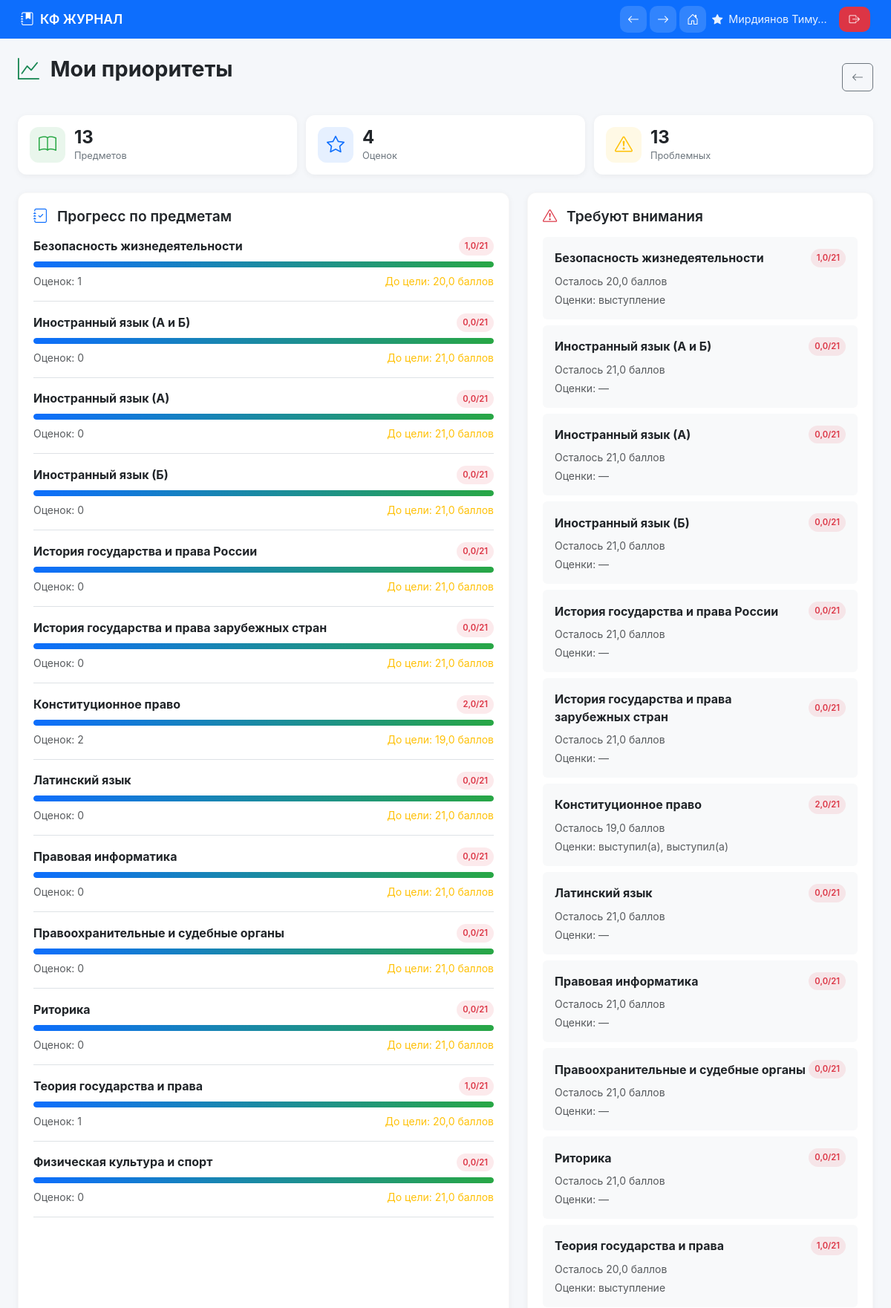
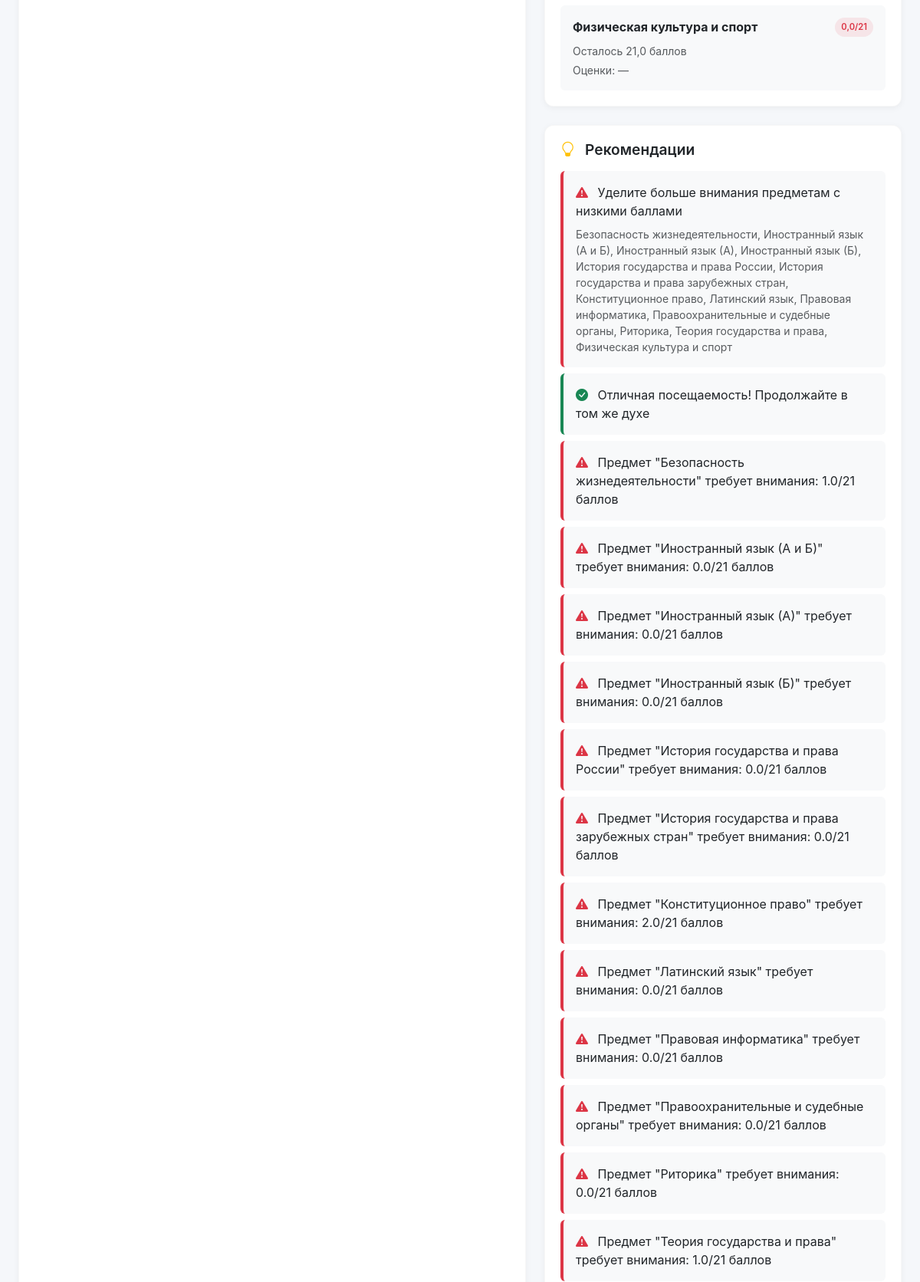
Page /students/priority/ (signed in, upper part) on the committed database (2 pictures, top to bottom).
### students/models.py (models this page shows, shortened)
class Subject(models.Model):
    name = models.CharField(max_length=200, verbose_name="Название предмета")
    group = models.ForeignKey('admin_panel.Group', on_delete=models.CASCADE,
                             related_name='subjects', null=True, blank=True)
    teacher = models.CharField(max_length=200, verbose_name="Преподаватель", blank=True)
    is_active = models.BooleanField(default=True, verbose_name="Активный")
    created_at = models.DateTimeField(auto_now_add=True)
    class Meta:
        verbose_name = "Предмет"
        verbose_name_plural = "Предметы"
        ordering = ['name']
        unique_together = ['name', 'group']  # Предмет уникален в рамках группы

class StudentPerformance(models.Model):
    student = models.ForeignKey('admin_panel.Student', on_delete=models.CASCADE,
                               related_name='performance')
    subject = models.ForeignKey('Subject', on_delete=models.CASCADE,
                               related_name='student_performance')
    total_points = models.FloatField(default=0, verbose_name="Всего баллов")
    target_points = models.IntegerField(default=21, verbose_name="Цель")
    last_updated = models.DateTimeField(auto_now=True)
    class Meta:
        verbose_name = "Успеваемость"
        verbose_name_plural = "Успеваемость"
        unique_together = ['student', 'subject']
    @property
    def progress_percentage(self):
        if self.target_points:
            return min(100, (self.total_points / self.target_points) * 100)
        return 0
    @property
    def remaining_points(self):
        return max(0, self.target_points - self.total_points)
    @property
    def status(self):
        if self.total_points >= self.target_points:
            return 'success'
        elif self.progress_percentage >= 70:
            return 'warning'
        else:
            return 'danger'

class StudentGrade(models.Model):
    GRADE_TYPES = [
        ('performance', 'Выступление'),
        ('supplement', 'Дополнение'),
        ('question', 'Вопрос'),
        ('plus', '+'),
        ('minus', '-'),
        ('numeric_2', '2'),
        ('numeric_3', '3'),
        ('numeric_4', '4'),
        ('numeric_5', '5'),
        ('custom', 'Другое'),
    ]
    student = models.ForeignKey('admin_panel.Student', on_delete=models.CASCADE,
                               related_name='grades')
    group = models.ForeignKey('admin_panel.Group', on_delete=models.CASCADE,
                             related_name='grades', verbose_name="Группа")
    subject = models.ForeignKey('Subject', on_delete=models.CASCADE,
                               related_name='grades')
    schedule = models.ForeignKey('Schedule', on_delete=models.SET_NULL,
                                null=True, blank=True, related_name='grades')
    grade_type = models.CharField(max_length=20, choices=GRADE_TYPES, verbose_name="Тип оценки")
    raw_value = models.CharField(max_length=20, verbose_name="Исходное значение")
    points = models.FloatField(default=1, verbose_name="Баллы")
    date = models.DateField(verbose_name="Дата")
    is_today = models.BooleanField(default=False, verbose_name="Сегодняшняя дата")
    marked_by = models.ForeignKey('admin_panel.Student', on_delete=models.SET_NULL,
                                 null=True, related_name='marked_grades')
    comment = models.TextField(blank=True, verbose_name="Комментарий")
    created_at = models.DateTimeField(auto_now_add=True)
    updated_at = models.DateTimeField(auto_now=True)
    class Meta:
        verbose_name = "Оценка"
        verbose_name_plural = "Оценки"
        ordering = ['-date', '-created_at']

### students/views.py (the view)
# urls.py: path('priority/', views.student_priority, name='student_priority'),
def student_priority(request):
    student_id = request.session.get('student_id')
    if not student_id:
        return redirect('student_login')
    try:
        student = Student.objects.get(id=student_id)
        subjects = Subject.objects.filter(group=student.group)
        subject_analysis = []
        low_grades = []
        for subject in subjects:
            performance, created = StudentPerformance.objects.get_or_create(
                student=student,
                subject=subject,
                defaults={'total_points': 0}
            )
            grades = StudentGrade.objects.filter(student=student, subject=subject).order_by('-date')
            is_problem = performance.total_points < 15
            grades_list = [g.raw_value for g in grades]
            if is_problem:
                low_grades.append({
                    'subject': subject.name,
                    'total': performance.total_points,
                    'remaining': performance.remaining_points,
                    'grades': ', '.join(grades_list) if grades_list else '—'
                })
            subject_analysis.append({
                'name': subject.name,
                'total': performance.total_points,
                'target': performance.target_points,
                'progress': performance.progress_percentage,
                'remaining': performance.remaining_points,
                'status': performance.status,
                'grades_count': grades.count(),
            })
        attendances = Attendance.objects.filter(student=student)
        total_hours = attendances.aggregate(total=Sum('hours'))['total'] or 0
        recommendations = []
        if low_grades:
            recommendations.append({
                'text': 'Уделите больше внимания предметам с низкими баллами',
                'type': 'danger',
                'subjects': [item['subject'] for item in low_grades]
            })
        if total_hours >= 15:
            recommendations.append({
                'text': f'Критический остаток пропусков! Осталось всего {20 - total_hours} часов',
                'type': 'danger'
            })
        elif total_hours >= 10:
            recommendations.append({
                'text': f'Осталось {20 - total_hours} часов пропусков. Старайтесь не пропускать',
                'type': 'warning'
            })
        else:
            recommendations.append({
                'text': 'Отличная посещаемость! Продолжайте в том же духе',
                'type': 'success'
            })
        for subject in subject_analysis:
            if subject['status'] == 'danger':
                recommendations.append({
                    'text': f'Предмет "{subject["name"]}" требует внимания: {subject["total"]}/{subject["target"]} баллов',
                    'type': 'danger'
                })
            elif subject['status'] == 'warning' and subject['remaining'] <= 6:
                recommendations.append({
                    'text': f'До цели по предмету "{subject["name"]}" осталось {subject["remaining"]} баллов',
                    'type': 'warning'
                })
        context = {
            'student': student,
            'subject_analysis': subject_analysis,
            'low_grades': low_grades,
            'total_hours': total_hours,
            'grades_count': StudentGrade.objects.filter(student=student).count(),
            'recommendations': recommendations,
            'subjects_count': len(subjects),
        }
        return render(request, 'students/priority.html', context)
    except Student.DoesNotExist:
        return redirect('student_login')

### templates/students/priority.html (shortened to what this page needs)
{% extends 'base.html' %}
{% load static %}
{% block content %}
<div>
    <div class="d-flex justify-content-between align-items-center mb-4">
        <h1 class="page-title">
            <i class="bi bi-graph-up text-success me-2"></i>
            Мои приоритеты
        </h1>
        <a href="{% url 'student_dashboard' %}" class="btn btn-outline-secondary">
            <i class="bi bi-arrow-left"></i>
        </a>
    </div>
    <div class="stats-grid mb-4">
        <div class="stat-card">
            <div class="stat-icon success"><i class="bi bi-book"></i></div>
            <div class="stat-content">
                <div class="stat-value">{{ subjects_count }}</div>
                <div class="stat-label">Предметов</div>
            </div>
        </div>
        <div class="stat-card">
            <div class="stat-icon primary"><i class="bi bi-star"></i></div>
            <div class="stat-content">
                <div class="stat-value">{{ grades_count }}</div>
                <div class="stat-label">Оценок</div>
            </div>
        </div>
        <div class="stat-card">
            <div class="stat-icon warning"><i class="bi bi-exclamation-triangle"></i></div>
            <div class="stat-content">
                <div class="stat-value">{{ low_grades|length }}</div>
                <div class="stat-label">Проблемных</div>
            </div>
        </div>
    </div>
    <div class="row g-4">
        <div class="col-lg-7">
            <div class="card-custom h-100">
                <h3 class="section-title">
                    <i class="bi bi-journal-check text-primary me-2"></i>
                    Прогресс по предметам
                </h3>
                {% if subject_analysis %}
                    <div class="vstack gap-3">
                        {% for subject in subject_analysis %}
                        <div class="border-bottom pb-3">
                            <div class="d-flex justify-content-between align-items-center mb-2">
                                <h6 class="fw-bold mb-0">{{ subject.name }}</h6>
                                <span class="badge-custom
                                    {% if subject.status == 'success' %}badge-success
                                    {% elif subject.status == 'warning' %}badge-warning
                                    {% else %}badge-danger{% endif %}">
                                    {{ subject.total }}/{{ subject.target }}
                                </span>
                            </div>
                            <div class="progress-custom mb-2">
                                <div class="progress-fill
                                    {% if subject.status == 'success' %}bg-success
                                    {% elif subject.status == 'warning' %}bg-warning
                                    {% else %}bg-danger{% endif %}"
                                    style="width: {{ subject.progress }}%;"></div>
                            </div>
                            <div class="d-flex justify-content-between small">
                                <span class="text-muted">Оценок: {{ subject.grades_count }}</span>
                                <span class="{% if subject.remaining > 0 %}text-warning{% else %}text-success{% endif %}">
                                    До цели: {{ subject.remaining }} баллов
                                </span>
                            </div>
                        </div>
                        {% endfor %}
                    </div>
                {% else %}
                    <div class="text-center py-5">
                        <i class="bi bi-emoji-smile display-1 text-success"></i>
                        <h5 class="mt-3">Нет данных об успеваемости</h5>
                        <p class="text-muted">Оценки появятся после занятий</p>
                    </div>
                {% endif %}
            </div>
        </div>
        <div class="col-lg-5">
            <div class="card-custom mb-4">
                <h3 class="section-title">
                    <i class="bi bi-exclamation-triangle text-danger me-2"></i>
                    Требуют внимания
                </h3>
                {% if low_grades %}
                    <div class="vstack gap-2">
                        {% for item in low_grades %}
                        <div class="p-3 bg-light rounded">
                            <div class="d-flex justify-content-between align-items-center mb-2">
                                <span class="fw-bold">{{ item.subject }}</span>
                                <span class="badge-custom badge-danger">{{ item.total }}/21</span>
                            </div>
                            <div class="small">
                                <div class="text-muted mb-1">Осталось {{ item.remaining }} баллов</div>
                                <div class="text-muted">Оценки: {{ item.grades }}</div>
                            </div>
                        </div>
                        {% endfor %}
                    </div>
                {% else %}
                    <div class="text-center py-4">
                        <i class="bi bi-check-circle-fill text-success display-4"></i>
                        <p class="mt-2">Все предметы в порядке!</p>
                    </div>
                {% endif %}
            </div>
            <div class="card-custom">
                <h3 class="section-title">
                    <i class="bi bi-lightbulb text-warning me-2"></i>
                    Рекомендации
                </h3>
                <div class="vstack gap-2">
                    {% for rec in recommendations %}
                    <div class="p-3 bg-light rounded border-start border-4
                        {% if rec.type == 'danger' %}border-danger
                        {% elif rec.type == 'warning' %}border-warning
                        {% else %}border-success{% endif %}">
                        <i class="bi
                            {% if rec.type == 'danger' %}bi-exclamation-triangle-fill text-danger
                            {% elif rec.type == 'warning' %}bi-exclamation-circle-fill text-warning
                            {% else %}bi-check-circle-fill text-success{% endif %}
                            me-2"></i>
                        {{ rec.text }}
                        {% if rec.subjects %}
                        <div class="mt-2 small text-muted">
                            {{ rec.subjects|join:", " }}
                        </div>
                        {% endif %}
                    </div>
                    {% endfor %}
                </div>
            </div>
        </div>
    </div>
</div>
{% endblock %}

### templates/base.html (style rules this page uses)
:root { --primary: #0d6efd; --success: #28a745; --danger: #dc3545; --warning: #ffc107; --dark: #212529; --light: #f8f9fa; --gray: #6c757d; --border-radius: 12px; --card-shadow: 0 2px 8px rgba(0,0,0,0.05); --transition: all 0.2s ease; }
* { margin: 0; padding: 0; box-sizing: border-box; }
html, body { width: 100%; overflow-x: hidden; background: #f5f7fa; font-family: -apple-system, BlinkMacSystemFont, 'Segoe UI', Roboto, Oxygen, Ubuntu, sans-serif; }
.card-custom { background: white; border-radius: var(--border-radius); padding: 20px; box-shadow: var(--card-shadow); border: 1px solid rgba(0,0,0,0.03); transition: var(--transition); }
.page-title { font-size: 1.5rem; font-weight: 700; margin-bottom: 20px; }
@media (min-width: 768px) { .page-title { font-size: 1.8rem; } }
.section-title { font-size: 1.2rem; font-weight: 600; margin-bottom: 16px; }
.stats-grid { display: grid; grid-template-columns: 1fr; gap: 12px; margin-bottom: 24px; }
@media (min-width: 480px) { .stats-grid { grid-template-columns: repeat(2, 1fr); } }
@media (min-width: 768px) { .stats-grid { grid-template-columns: repeat(3, 1fr); } }
.stat-card { background: white; border-radius: var(--border-radius); padding: 16px; display: flex; align-items: center; gap: 12px; box-shadow: var(--card-shadow); }
.stat-icon { width: 48px; height: 48px; border-radius: 12px; background: rgba(13,110,253,0.1); display: flex; align-items: center; justify-content: center; color: var(--primary); font-size: 24px; }
.stat-icon.success { background: rgba(40,167,69,0.1); color: var(--success); }
.stat-icon.warning { background: rgba(255,193,7,0.1); color: var(--warning); }
.stat-content { flex: 1; }
.stat-value { font-size: 1.5rem; font-weight: 700; line-height: 1.2; }
.stat-label { font-size: 0.8rem; color: var(--gray); }
.progress-custom { height: 8px; background: var(--light); border-radius: 4px; overflow: hidden; }
.progress-fill { height: 100%; background: linear-gradient(90deg, var(--primary), var(--success)); border-radius: 4px; transition: width 0.3s ease; }
.badge-custom { padding: 4px 8px; border-radius: 20px; font-size: 0.7rem; font-weight: 600; }
.badge-danger { background: rgba(220,53,69,0.1); color: var(--danger); }

### rows in the picture
Subject: name "Безопасность жизнедеятельности", subject "Безопасность жизнедеятельности"
StudentPerformance: total "1,0", total "1,0"
Subject: name "Иностранный язык (А и Б)", subject "Иностранный язык (А и Б)"
StudentPerformance: total "0,0", total "0,0"
Subject: name "Иностранный язык (А)", subject "Иностранный язык (А)"
StudentPerformance: total "0,0", total "0,0"
Subject: name "Иностранный язык (Б)", subject "Иностранный язык (Б)"
StudentPerformance: total "0,0", total "0,0"
Subject: name "История государства и права России", subject "История государства и права России"
StudentPerformance: total "0,0", total "0,0"
Subject: name "История государства и права зарубежных стран", subject "История государства и права зарубежных стран"
StudentPerformance: total "0,0", total "0,0"
Subject: name "Конституционное право", subject "Конституционное право"
StudentPerformance: total "2,0", total "2,0"
Subject: name "Латинский язык", subject "Латинский язык"
StudentPerformance: total "0,0", total "0,0"
Subject: name "Правовая информатика", subject "Правовая информатика"
StudentPerformance: total "0,0", total "0,0"
Subject: name "Правоохранительные и судебные органы", subject "Правоохранительные и судебные органы"
StudentPerformance: total "0,0", total "0,0"
Subject: name "Риторика", subject "Риторика"
StudentPerformance: total "0,0", total "0,0"
Subject: name "Теория государства и права", subject "Теория государства и права"
StudentPerformance: total "1,0", total "1,0"
Subject: name "Физическая культура и спорт", subject "Физическая культура и спорт"
StudentPerformance: total "0,0", total "0,0"
StudentGrade: grades "выступление"
StudentGrade: grades "выступление"

### other values in the picture
{{ request.session.elder_name|truncatechars:15 }} "Мирдиянов Тиму…"
{{ subjects_count }} "13"
{{ grades_count }} "4"
{{ low_grades|length }} "13"
{{ subject.target }} "21" "21" "21" "21" "21" "21" "21" "21" "21" "21" "21" "21" "21"
{{ subject.grades_count }} "1" "0" "0" "0" "0" "0" "2" "0" "0" "0" "0" "1" "0"
{{ subject.remaining }} "20,0" "21,0" "21,0" "21,0" "21,0" "21,0" "19,0" "21,0" "21,0" "21,0" "21,0" "20,0" "21,0"
{{ item.remaining }} "20,0" "21,0" "21,0" "21,0" "21,0" "21,0" "19,0" "21,0" "21,0" "21,0" "21,0" "20,0" "21,0"
{{ item.grades }} "—" "—" "—" "—" "—" "выступил(а), выступил(а)" "—" "—" "—" "—" "—"
{{ rec.text }} "Уделите больше внимания предметам с низкими баллами" "Отличная посещаемость! Продолжайте в том же духе" "Предмет \"Безопасность жизнедеятельности\" требует внимания: 1.0/21 баллов" "Предмет \"Иностранный язык (А и Б)\" требует внимания: 0.0/21 баллов" "Предмет \"Иностранный язык (А)\" требует внимания: 0.0/21 баллов" "Предмет \"Иностранный язык (Б)\" требует внимания: 0.0/21 баллов" "Предмет \"История государства и права России\" требует внимания: 0.0/21 баллов" "Предмет \"История государства и права зарубежных стран\" требует внимания: 0.0/21 баллов" "Предмет \"Конституционное право\" требует внимания: 2.0/21 баллов" "Предмет \"Латинский язык\" требует внимания: 0.0/21 баллов" "Предмет \"Правовая информатика\" требует внимания: 0.0/21 баллов" "Предмет \"Правоохранительные и судебные органы\" требует внимания: 0.0/21 баллов" "Предмет \"Риторика\" требует внимания: 0.0/21 баллов" "Предмет \"Теория государства и права\" требует внимания: 1.0/21 баллов"
